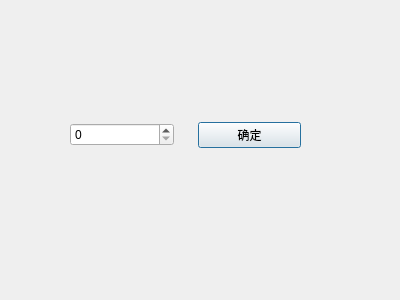
<?xml version="1.0" encoding="UTF-8"?>
<ui version="4.0">
 <class>Dialog</class>
 <widget class="QDialog" name="Dialog">
  <property name="geometry">
   <rect>
    <x>0</x>
    <y>0</y>
    <width>400</width>
    <height>300</height>
   </rect>
  </property>
  <property name="windowTitle">
   <string>Dialog</string>
  </property>
  <widget class="QWidget" name="layoutWidget">
   <property name="geometry">
    <rect>
     <x>70</x>
     <y>120</y>
     <width>231</width>
     <height>30</height>
    </rect>
   </property>
   <layout class="QHBoxLayout" name="horizontalLayout">
    <property name="spacing">
     <number>24</number>
    </property>
    <item>
     <widget class="QSpinBox" name="spinBox"/>
    </item>
    <item>
     <widget class="QPushButton" name="pushButton">
      <property name="text">
       <string>确定</string>
      </property>
     </widget>
    </item>
   </layout>
  </widget>
 </widget>
 <resources/>
 <connections/>
</ui>
